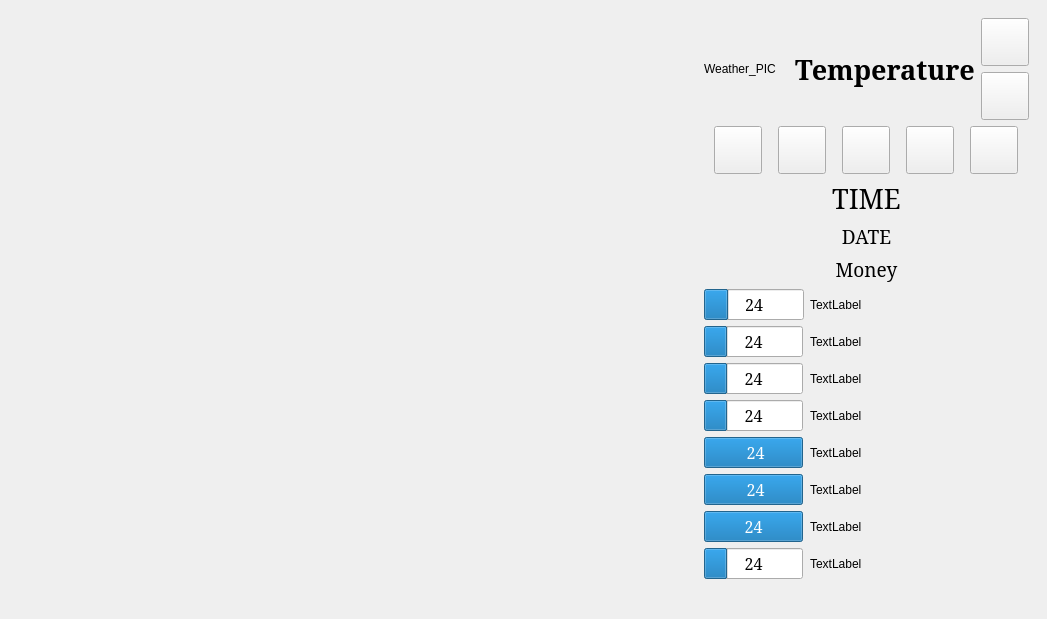
<?xml version="1.0" encoding="UTF-8"?>
<ui version="4.0">
 <class>MainWindow</class>
 <widget class="QMainWindow" name="MainWindow">
  <property name="geometry">
   <rect>
    <x>0</x>
    <y>0</y>
    <width>1047</width>
    <height>619</height>
   </rect>
  </property>
  <property name="windowTitle">
   <string>Провинциалка: Remake</string>
  </property>
  <property name="windowIcon">
   <iconset resource="data/data.qrc">
    <normaloff>:/img/icons/game.ico</normaloff>:/img/icons/game.ico</iconset>
  </property>
  <widget class="QWidget" name="centralwidget">
   <layout class="QHBoxLayout" name="horizontalLayout_3" stretch="5,1">
    <item>
     <widget class="QStackedWidget" name="stackedWidget">
      <property name="currentIndex">
       <number>0</number>
      </property>
      <widget class="LocationForm" name="page_0_main"/>
      <widget class="MapForm" name="page_1_map"/>
      <widget class="TabWidgetPlayer" name="page_2_pers"/>
      <widget class="QWidget" name="page_3_bag">
       <layout class="QVBoxLayout" name="verticalLayout">
        <property name="spacing">
         <number>0</number>
        </property>
        <property name="leftMargin">
         <number>0</number>
        </property>
        <property name="topMargin">
         <number>0</number>
        </property>
        <property name="bottomMargin">
         <number>0</number>
        </property>
        <item>
         <widget class="QScrollArea" name="scrollAreaBag">
          <property name="widgetResizable">
           <bool>true</bool>
          </property>
          <widget class="QWidget" name="scrollAreaWidgetContents">
           <property name="geometry">
            <rect>
             <x>0</x>
             <y>0</y>
             <width>98</width>
             <height>28</height>
            </rect>
           </property>
          </widget>
         </widget>
        </item>
       </layout>
      </widget>
      <widget class="QWidget" name="page_5_objView">
       <layout class="QVBoxLayout" name="objViewLayout"/>
      </widget>
      <widget class="QWidget" name="page_6_sexView">
       <layout class="QVBoxLayout" name="verticalLayout_6">
        <item>
         <widget class="QScrollArea" name="scrollAreaSexView">
          <property name="widgetResizable">
           <bool>true</bool>
          </property>
          <widget class="QWidget" name="scrollAreaWidgetContents_2">
           <property name="geometry">
            <rect>
             <x>0</x>
             <y>0</y>
             <width>98</width>
             <height>28</height>
            </rect>
           </property>
          </widget>
         </widget>
        </item>
       </layout>
      </widget>
     </widget>
    </item>
    <item>
     <widget class="QWidget" name="widget" native="true">
      <layout class="QVBoxLayout" name="verticalLayout_4">
       <item>
        <layout class="QHBoxLayout" name="horizontalLayout_4">
         <item>
          <widget class="QLabel" name="labelImageWeather">
           <property name="maximumSize">
            <size>
             <width>79</width>
             <height>66</height>
            </size>
           </property>
           <property name="text">
            <string>Weather_PIC</string>
           </property>
           <property name="scaledContents">
            <bool>true</bool>
           </property>
          </widget>
         </item>
         <item>
          <widget class="QLabel" name="labelImageTermometer">
           <property name="sizePolicy">
            <sizepolicy hsizetype="Minimum" vsizetype="Minimum">
             <horstretch>0</horstretch>
             <verstretch>0</verstretch>
            </sizepolicy>
           </property>
           <property name="maximumSize">
            <size>
             <width>12</width>
             <height>66</height>
            </size>
           </property>
           <property name="text">
            <string/>
           </property>
           <property name="pixmap">
            <pixmap resource="data/data.qrc">:/img/weather/therm.png</pixmap>
           </property>
           <property name="scaledContents">
            <bool>true</bool>
           </property>
          </widget>
         </item>
         <item>
          <widget class="QLabel" name="labelTextTemperature">
           <property name="maximumSize">
            <size>
             <width>16777215</width>
             <height>66</height>
            </size>
           </property>
           <property name="font">
            <font>
             <family>Noto Serif</family>
             <pointsize>20</pointsize>
             <bold>true</bold>
            </font>
           </property>
           <property name="text">
            <string>Temperature</string>
           </property>
           <property name="scaledContents">
            <bool>true</bool>
           </property>
          </widget>
         </item>
         <item>
          <layout class="QVBoxLayout" name="verticalLayout_2">
           <item>
            <widget class="QPushButton" name="pushButtonSave">
             <property name="sizePolicy">
              <sizepolicy hsizetype="Fixed" vsizetype="Fixed">
               <horstretch>0</horstretch>
               <verstretch>0</verstretch>
              </sizepolicy>
             </property>
             <property name="minimumSize">
              <size>
               <width>48</width>
               <height>48</height>
              </size>
             </property>
             <property name="maximumSize">
              <size>
               <width>48</width>
               <height>48</height>
              </size>
             </property>
             <property name="text">
              <string/>
             </property>
             <property name="icon">
              <iconset resource="data/data.qrc">
               <normaloff>:/img/icons/save.png</normaloff>:/img/icons/save.png</iconset>
             </property>
             <property name="iconSize">
              <size>
               <width>40</width>
               <height>40</height>
              </size>
             </property>
            </widget>
           </item>
           <item>
            <widget class="QPushButton" name="pushButtonLoad">
             <property name="sizePolicy">
              <sizepolicy hsizetype="Fixed" vsizetype="Fixed">
               <horstretch>0</horstretch>
               <verstretch>0</verstretch>
              </sizepolicy>
             </property>
             <property name="minimumSize">
              <size>
               <width>48</width>
               <height>48</height>
              </size>
             </property>
             <property name="maximumSize">
              <size>
               <width>48</width>
               <height>48</height>
              </size>
             </property>
             <property name="text">
              <string/>
             </property>
             <property name="icon">
              <iconset resource="data/data.qrc">
               <normaloff>:/img/icons/load.png</normaloff>:/img/icons/load.png</iconset>
             </property>
             <property name="iconSize">
              <size>
               <width>40</width>
               <height>40</height>
              </size>
             </property>
            </widget>
           </item>
          </layout>
         </item>
        </layout>
       </item>
       <item>
        <layout class="QHBoxLayout" name="horizontalLayout_2">
         <item>
          <widget class="QPushButton" name="pushButtonPlayer">
           <property name="sizePolicy">
            <sizepolicy hsizetype="Fixed" vsizetype="Fixed">
             <horstretch>0</horstretch>
             <verstretch>0</verstretch>
            </sizepolicy>
           </property>
           <property name="minimumSize">
            <size>
             <width>48</width>
             <height>48</height>
            </size>
           </property>
           <property name="maximumSize">
            <size>
             <width>48</width>
             <height>48</height>
            </size>
           </property>
           <property name="text">
            <string/>
           </property>
           <property name="iconSize">
            <size>
             <width>40</width>
             <height>40</height>
            </size>
           </property>
          </widget>
         </item>
         <item>
          <widget class="QPushButton" name="pushButtonMap">
           <property name="sizePolicy">
            <sizepolicy hsizetype="Fixed" vsizetype="Fixed">
             <horstretch>0</horstretch>
             <verstretch>0</verstretch>
            </sizepolicy>
           </property>
           <property name="minimumSize">
            <size>
             <width>48</width>
             <height>48</height>
            </size>
           </property>
           <property name="maximumSize">
            <size>
             <width>48</width>
             <height>48</height>
            </size>
           </property>
           <property name="text">
            <string/>
           </property>
           <property name="icon">
            <iconset resource="data/locations.qrc">
             <normaloff>:/img/icons/map.png</normaloff>
             <disabledoff>:/img/icons/nomap.png</disabledoff>:/img/icons/map.png</iconset>
           </property>
           <property name="iconSize">
            <size>
             <width>40</width>
             <height>40</height>
            </size>
           </property>
           <property name="checkable">
            <bool>false</bool>
           </property>
          </widget>
         </item>
         <item>
          <widget class="QPushButton" name="pushButtonBag">
           <property name="minimumSize">
            <size>
             <width>48</width>
             <height>48</height>
            </size>
           </property>
           <property name="maximumSize">
            <size>
             <width>48</width>
             <height>48</height>
            </size>
           </property>
           <property name="text">
            <string/>
           </property>
           <property name="icon">
            <iconset resource="data/data.qrc">
             <normaloff>:/img/icons/bag.png</normaloff>:/img/icons/bag.png</iconset>
           </property>
           <property name="iconSize">
            <size>
             <width>40</width>
             <height>40</height>
            </size>
           </property>
          </widget>
         </item>
         <item>
          <widget class="QPushButton" name="pushButtonSettings">
           <property name="minimumSize">
            <size>
             <width>48</width>
             <height>48</height>
            </size>
           </property>
           <property name="maximumSize">
            <size>
             <width>48</width>
             <height>48</height>
            </size>
           </property>
           <property name="text">
            <string/>
           </property>
           <property name="icon">
            <iconset resource="data/data.qrc">
             <normaloff>:/img/icons/settings.png</normaloff>:/img/icons/settings.png</iconset>
           </property>
           <property name="iconSize">
            <size>
             <width>40</width>
             <height>40</height>
            </size>
           </property>
          </widget>
         </item>
         <item>
          <widget class="QPushButton" name="pushButtonRestart">
           <property name="sizePolicy">
            <sizepolicy hsizetype="Fixed" vsizetype="Fixed">
             <horstretch>0</horstretch>
             <verstretch>0</verstretch>
            </sizepolicy>
           </property>
           <property name="minimumSize">
            <size>
             <width>48</width>
             <height>48</height>
            </size>
           </property>
           <property name="maximumSize">
            <size>
             <width>48</width>
             <height>48</height>
            </size>
           </property>
           <property name="text">
            <string/>
           </property>
           <property name="icon">
            <iconset resource="data/data.qrc">
             <normaloff>:/img/icons/restart.png</normaloff>:/img/icons/restart.png</iconset>
           </property>
           <property name="iconSize">
            <size>
             <width>40</width>
             <height>40</height>
            </size>
           </property>
          </widget>
         </item>
        </layout>
       </item>
       <item>
        <layout class="QVBoxLayout" name="verticalLayout_3">
         <item>
          <widget class="QLabel" name="labelTime">
           <property name="font">
            <font>
             <family>Noto Serif</family>
             <pointsize>20</pointsize>
            </font>
           </property>
           <property name="text">
            <string>TIME</string>
           </property>
           <property name="alignment">
            <set>Qt::AlignmentFlag::AlignCenter</set>
           </property>
          </widget>
         </item>
         <item>
          <widget class="QLabel" name="labelDate">
           <property name="font">
            <font>
             <family>Noto Serif</family>
             <pointsize>14</pointsize>
            </font>
           </property>
           <property name="text">
            <string>DATE</string>
           </property>
           <property name="alignment">
            <set>Qt::AlignmentFlag::AlignCenter</set>
           </property>
          </widget>
         </item>
         <item>
          <widget class="QLabel" name="labelMoney">
           <property name="font">
            <font>
             <family>Noto Serif</family>
             <pointsize>14</pointsize>
            </font>
           </property>
           <property name="text">
            <string>Money</string>
           </property>
           <property name="alignment">
            <set>Qt::AlignmentFlag::AlignCenter</set>
           </property>
          </widget>
         </item>
        </layout>
       </item>
       <item>
        <layout class="QHBoxLayout" name="horizontalLayout_5">
         <item>
          <layout class="QFormLayout" name="formLayout_2">
           <item row="1" column="0">
            <widget class="QProgressBar" name="progressBarHorny">
             <property name="sizePolicy">
              <sizepolicy hsizetype="Expanding" vsizetype="Fixed">
               <horstretch>0</horstretch>
               <verstretch>0</verstretch>
              </sizepolicy>
             </property>
             <property name="minimumSize">
              <size>
               <width>100</width>
               <height>0</height>
              </size>
             </property>
             <property name="maximumSize">
              <size>
               <width>16777215</width>
               <height>16777215</height>
              </size>
             </property>
             <property name="baseSize">
              <size>
               <width>0</width>
               <height>0</height>
              </size>
             </property>
             <property name="font">
              <font>
               <family>Noto Serif</family>
               <pointsize>12</pointsize>
              </font>
             </property>
             <property name="value">
              <number>24</number>
             </property>
             <property name="alignment">
              <set>Qt::AlignmentFlag::AlignLeading|Qt::AlignmentFlag::AlignLeft|Qt::AlignmentFlag::AlignVCenter</set>
             </property>
             <property name="format">
              <string>%v</string>
             </property>
            </widget>
           </item>
           <item row="1" column="1">
            <widget class="QLabel" name="label_horny">
             <property name="text">
              <string>TextLabel</string>
             </property>
            </widget>
           </item>
           <item row="2" column="0">
            <widget class="QProgressBar" name="progressBarLust">
             <property name="maximumSize">
              <size>
               <width>16777215</width>
               <height>16777215</height>
              </size>
             </property>
             <property name="font">
              <font>
               <family>Noto Serif</family>
               <pointsize>12</pointsize>
              </font>
             </property>
             <property name="value">
              <number>24</number>
             </property>
             <property name="format">
              <string>%v</string>
             </property>
            </widget>
           </item>
           <item row="2" column="1">
            <widget class="QLabel" name="label_lust">
             <property name="text">
              <string>TextLabel</string>
             </property>
            </widget>
           </item>
           <item row="3" column="0">
            <widget class="QProgressBar" name="progressBarHealth">
             <property name="minimumSize">
              <size>
               <width>0</width>
               <height>0</height>
              </size>
             </property>
             <property name="maximumSize">
              <size>
               <width>16777215</width>
               <height>16777215</height>
              </size>
             </property>
             <property name="font">
              <font>
               <family>Noto Serif</family>
               <pointsize>12</pointsize>
              </font>
             </property>
             <property name="styleSheet">
              <string notr="true"/>
             </property>
             <property name="value">
              <number>24</number>
             </property>
             <property name="format">
              <string>%v</string>
             </property>
            </widget>
           </item>
           <item row="3" column="1">
            <widget class="QLabel" name="label_health">
             <property name="text">
              <string>TextLabel</string>
             </property>
            </widget>
           </item>
           <item row="4" column="0">
            <widget class="QProgressBar" name="progressBarMood">
             <property name="maximumSize">
              <size>
               <width>16777215</width>
               <height>16777215</height>
              </size>
             </property>
             <property name="font">
              <font>
               <family>Noto Serif</family>
               <pointsize>12</pointsize>
              </font>
             </property>
             <property name="value">
              <number>24</number>
             </property>
             <property name="format">
              <string>%v</string>
             </property>
            </widget>
           </item>
           <item row="4" column="1">
            <widget class="QLabel" name="label_mood">
             <property name="text">
              <string>TextLabel</string>
             </property>
            </widget>
           </item>
           <item row="5" column="0">
            <widget class="QProgressBar" name="progressBarEnergy">
             <property name="maximumSize">
              <size>
               <width>16777215</width>
               <height>16777215</height>
              </size>
             </property>
             <property name="font">
              <font>
               <family>Noto Serif</family>
               <pointsize>12</pointsize>
              </font>
             </property>
             <property name="maximum">
              <number>24</number>
             </property>
             <property name="value">
              <number>24</number>
             </property>
             <property name="format">
              <string> %v</string>
             </property>
            </widget>
           </item>
           <item row="5" column="1">
            <widget class="QLabel" name="label_energy">
             <property name="text">
              <string>TextLabel</string>
             </property>
            </widget>
           </item>
           <item row="6" column="0">
            <widget class="QProgressBar" name="progressBarWater">
             <property name="maximumSize">
              <size>
               <width>16777215</width>
               <height>16777215</height>
              </size>
             </property>
             <property name="font">
              <font>
               <family>Noto Serif</family>
               <pointsize>12</pointsize>
              </font>
             </property>
             <property name="maximum">
              <number>24</number>
             </property>
             <property name="value">
              <number>24</number>
             </property>
             <property name="format">
              <string> %v</string>
             </property>
            </widget>
           </item>
           <item row="6" column="1">
            <widget class="QLabel" name="label_water">
             <property name="text">
              <string>TextLabel</string>
             </property>
            </widget>
           </item>
           <item row="7" column="0">
            <widget class="QProgressBar" name="progressBarSon">
             <property name="maximumSize">
              <size>
               <width>16777215</width>
               <height>16777215</height>
              </size>
             </property>
             <property name="font">
              <font>
               <family>Noto Serif</family>
               <pointsize>12</pointsize>
              </font>
             </property>
             <property name="maximum">
              <number>24</number>
             </property>
             <property name="value">
              <number>24</number>
             </property>
             <property name="format">
              <string>%v</string>
             </property>
            </widget>
           </item>
           <item row="8" column="0">
            <widget class="QProgressBar" name="progressBarVnesh">
             <property name="maximumSize">
              <size>
               <width>16777215</width>
               <height>16777215</height>
              </size>
             </property>
             <property name="font">
              <font>
               <family>Noto Serif</family>
               <pointsize>12</pointsize>
              </font>
             </property>
             <property name="value">
              <number>24</number>
             </property>
             <property name="format">
              <string>%v</string>
             </property>
            </widget>
           </item>
           <item row="7" column="1">
            <widget class="QLabel" name="label_son">
             <property name="text">
              <string>TextLabel</string>
             </property>
            </widget>
           </item>
           <item row="8" column="1">
            <widget class="QLabel" name="label_vnesh">
             <property name="text">
              <string>TextLabel</string>
             </property>
            </widget>
           </item>
          </layout>
         </item>
        </layout>
       </item>
       <item>
        <widget class="QWidget" name="widget_2" native="true">
         <layout class="QVBoxLayout" name="verticalLayout_5">
          <property name="spacing">
           <number>5</number>
          </property>
          <property name="leftMargin">
           <number>0</number>
          </property>
          <property name="topMargin">
           <number>0</number>
          </property>
          <property name="rightMargin">
           <number>0</number>
          </property>
          <property name="bottomMargin">
           <number>0</number>
          </property>
          <item>
           <layout class="QVBoxLayout" name="actionsLayout"/>
          </item>
         </layout>
        </widget>
       </item>
       <item>
        <spacer name="verticalSpacer">
         <property name="orientation">
          <enum>Qt::Orientation::Vertical</enum>
         </property>
         <property name="sizeHint" stdset="0">
          <size>
           <width>20</width>
           <height>40</height>
          </size>
         </property>
        </spacer>
       </item>
      </layout>
     </widget>
    </item>
   </layout>
  </widget>
 </widget>
 <customwidgets>
  <customwidget>
   <class>TabWidgetPlayer</class>
   <extends>QWidget</extends>
   <header>tabwidgetplayer.h</header>
   <container>1</container>
  </customwidget>
  <customwidget>
   <class>MapForm</class>
   <extends>QWidget</extends>
   <header>mapform.h</header>
   <container>1</container>
  </customwidget>
  <customwidget>
   <class>LocationForm</class>
   <extends>QWidget</extends>
   <header>locationform.h</header>
   <container>1</container>
  </customwidget>
 </customwidgets>
 <resources>
  <include location="data/data.qrc"/>
  <include location="data/locations.qrc"/>
 </resources>
 <connections/>
</ui>
